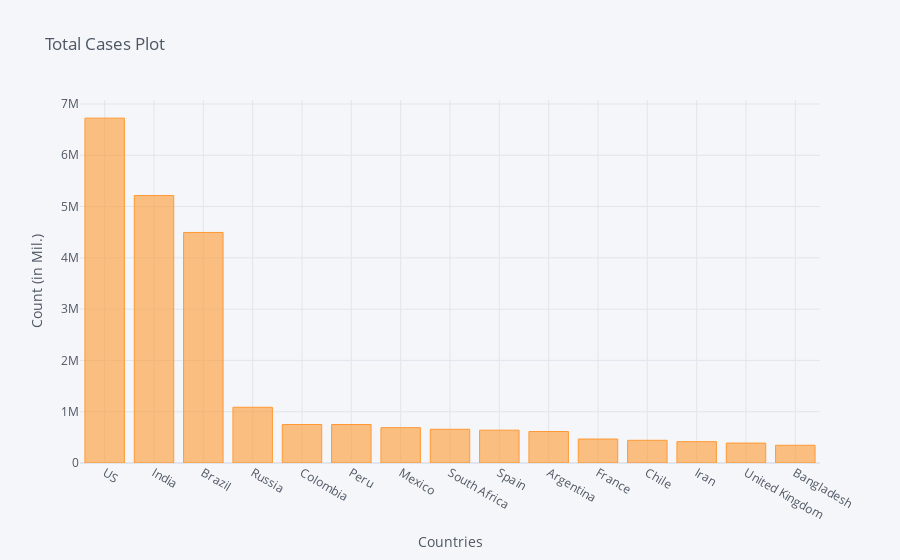

This figure's notebook cell:
### Code cell
corona_dframe_agg_plot.iplot(kind='bar', x='Country/Region', y='9/18/20',
                             title='Total Cases Plot',xTitle='Countries',yTitle='Count (in Mil.)')

### Figure 1 — Plotly figure (JSON) as saved in the notebook; plotly's stock layout.template omitted (floating-point values rounded to 4 significant figures)
{"data": [{"marker": {"color": "rgba(255, 153, 51, 0.6)", "line": {"color": "rgba(255, 153, 51, 1.0)", "width": 1}}, "name": "9/18/20", "orientation": "v", "text": "", "type": "bar", "x": ["US", "India", "Brazil", "Russia", "Colombia", "Peru", "Mexico", "South Africa", "Spain", "Argentina", "France", "Chile", "Iran", "United Kingdom", "Bangladesh"], "y": [6723933, 5214677, 4495183, 1086955, 750471, 750098, 688954, 657627, 640040, 613658, 467421, 442827, 416198, 388416, 345805]}], "layout": {"legend": {"bgcolor": "#F5F6F9", "font": {"color": "#4D5663"}}, "paper_bgcolor": "#F5F6F9", "plot_bgcolor": "#F5F6F9", "title": {"font": {"color": "#4D5663"}, "text": "Total Cases Plot"}, "xaxis": {"gridcolor": "#E1E5ED", "showgrid": true, "tickfont": {"color": "#4D5663"}, "title": {"font": {"color": "#4D5663"}, "text": "Countries"}, "zerolinecolor": "#E1E5ED"}, "yaxis": {"gridcolor": "#E1E5ED", "showgrid": true, "tickfont": {"color": "#4D5663"}, "title": {"font": {"color": "#4D5663"}, "text": "Count (in Mil.)"}, "zerolinecolor": "#E1E5ED"}}}
